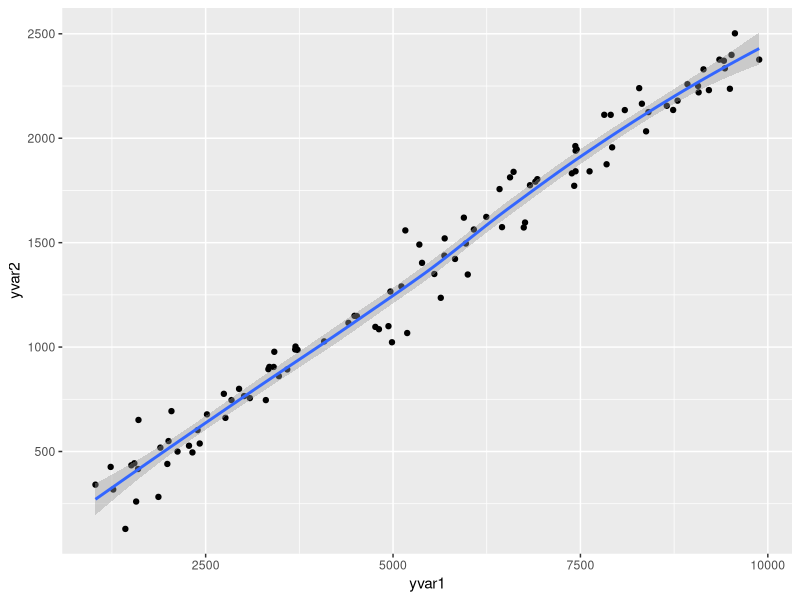
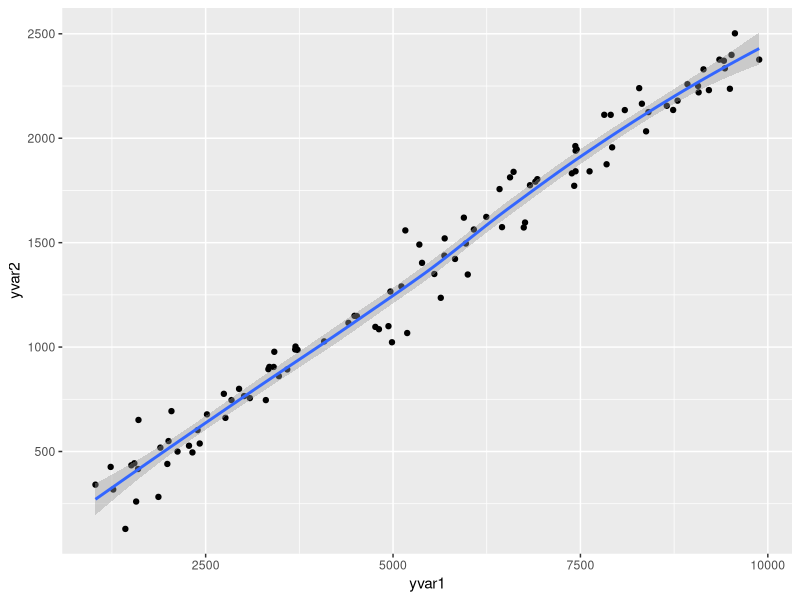

Generate these figures, in order, with R:
library(tidyverse)
set.seed(1892)

#------------------------------------------------------------------------------

create_yvar2 = function(yv1) {
  # Creates yvar2 as a linear outcome of yvar1 
  # Args: 
  #   yv1: yvar1
  yv1 * .25 + rnorm(n = 1, mean = 10, sd = 100)
}

#------------------------------------------------------------------------------

# Make the dataset 
high_y_values <- tibble(
  yvar1 = sample(1000:10000, 100, replace = TRUE)) %>% 
  mutate(yvar2 = map_dbl(yvar1, create_yvar2))

#------------------------------------------------------------------------------

# Confirm relationship
ggplot(data = high_y_values, aes(x = yvar1, y = yvar2)) +
  geom_point() + 
  geom_smooth()

ggsave("proof_plot.png")